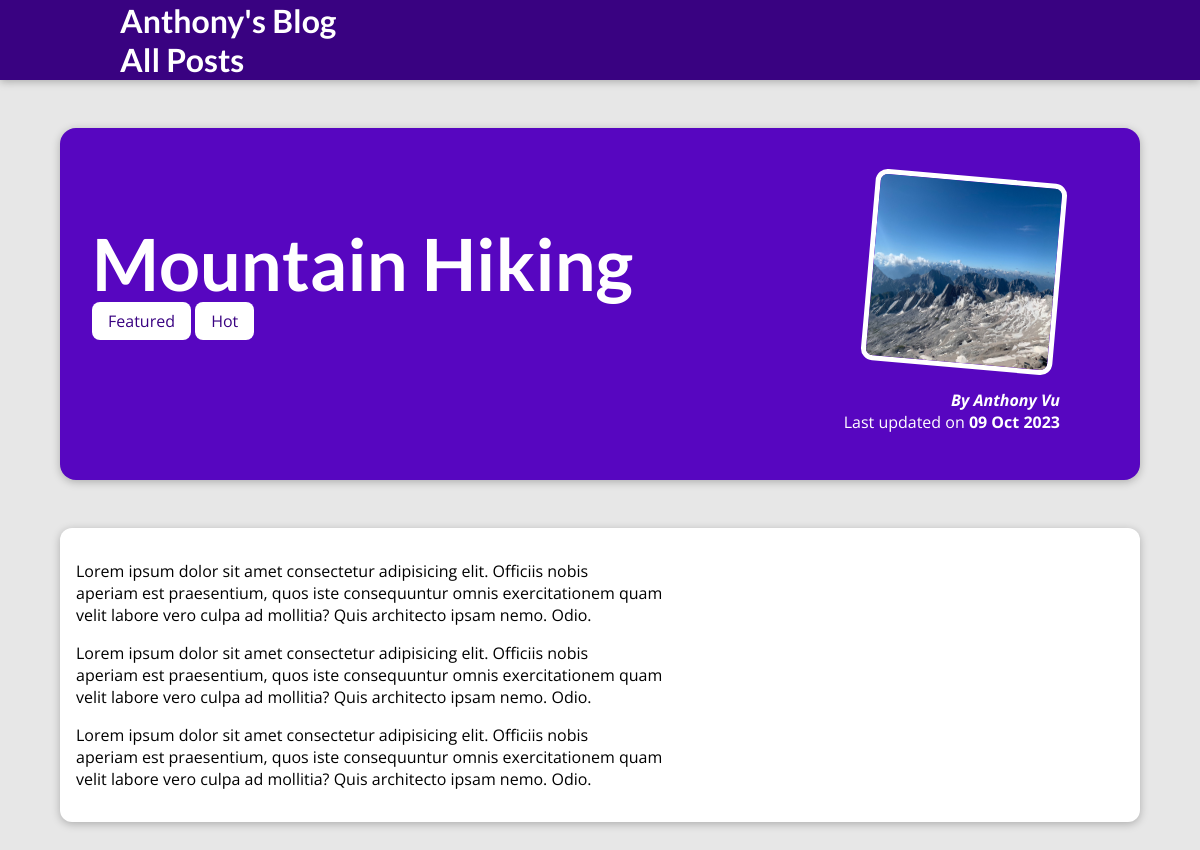
The page /posts/hike-in-the-mountains on the database its author committed.
### blog/models.py (models this page shows, shortened)
class Post(models.Model):
    title = models.CharField(max_length=150)
    excerpt = models.CharField(max_length=200)
    image = models.ImageField(upload_to="posts", null=True)
    date = models.DateField(auto_now=True)
    slug = models.SlugField(unique=True, db_index=True)
    content = models.TextField(validators=[MinLengthValidator(10)])
    author = models.ForeignKey(Author, on_delete=models.SET_NULL, null=True, related_name='posts')
    tags = models.ManyToManyField(Tag)

class Tag(models.Model):
    caption = models.CharField(max_length=20)

class Author(models.Model):
    first_name = models.CharField(max_length=100)
    last_name = models.CharField(max_length=100)
    email_address = models.EmailField()
    def full_name(self):
        return f"{self.first_name} {self.last_name}"
    def __str__(self) -> str:
        return self.full_name()

### blog/views.py (the view)
# urls.py: path("posts/<slug:slug>", views.post_detail, name="post-detail-page")
def post_detail(request, slug):
    identified_post = get_object_or_404(Post, slug=slug)
    return render(request, "blog/post-detail.html", {
        "post": identified_post,
        "post_tags": identified_post.tags.all()
    })

### blog/templates/blog/post-detail.html (shortened to what this page needs)
{% extends "base.html" %}
{%load static%}
{%block css_files%}
<link rel="stylesheet" href="{%static "blog/post-detail.css"%}"/>
{%endblock%}
{%block content%}
<section id="summary">
    <h2>{{post.title}}</h2>
    <div>{% for tag in post_tags%}
        <span class="tag">{{tag.caption}}</span>
        {%endfor%}
    <div>
    <article>
        <img src="{{post.image.url}}" alt="{{post.title}}"/>
        <address>By <a href="mailto:{{post.author.email_address}}">{{post.author}}</a></address>
        <div>
            Last updated on <time>{{post.date|date:"d M Y"}}</time>
        </div>
    </article>
</section>
<main>
{{post.content|linebreaks}}
    </main>
{%endblock%}

### templates/base.html (shortened to what this page needs)
{%load static%}
<!DOCTYPE html>
<html lang="en">
<head>
    <link rel="stylesheet" href="{%static "app.css"%}">
    {%block css_files%}{%endblock%}
</head>
<body>
    <header id="main-navigation"><h1><a href="{%url "starting-page"%}">Anthony's Blog</a>
        <nav><a href="{%url "posts-page"%}">All Posts</a></nav>
    </h1></header>
{%block content%}
{%endblock%}
</body>
</html>

### static/app.css (style rules this page uses)
* { box-sizing: border-box; }
html { font-family: 'Open Sans', 'Lato', sans-serif; }
body { margin: 0; }
h1, h2, h3 { font-family: 'Lato', sans-serif; font-weight: bold; }
#main-navigation { width: 100%; height: 5rem; display: flex; justify-content: space-between; align-items: center; padding: 0 10%; position: absolute; top: 0; left: 0; }
#main-navigation a { text-decoration: none; color: white; font-weight: bold; }

### blog/static/blog/post-detail.css (style rules this page uses)
body { background-color: #e7e7e7; }
#main-navigation { background-color: #390281; box-shadow: 0 2px 8px rgba(0, 0, 0, 0.25); }
#summary { margin: 8rem auto 3rem auto; padding: 2rem; width: 90%; max-width: 90rem; border-radius: 16px; background-color: #5706c0; position: relative; box-shadow: 0 2px 8px rgba(0, 0, 0, 0.25); height: 22rem; }
#summary h2 { color: white; font-size: 4.5rem; margin-bottom: 0.25rem; }
#summary article { position: absolute; top: 2rem; right: 3rem; padding: 1rem 2rem; border-radius: 12px; text-align: right; color: white; }
#summary article img { width: 12rem; height: 12rem; border-radius: 12px; transform: rotateZ(5deg); border: 5px solid white; margin-bottom: 1rem; }
#summary address { font-weight: bold; }
#summary a { color: white; text-decoration: none; }
#summary time { font-weight: bold; }
main { width: 90%; max-width: 90rem; margin: 3rem auto; background-color: white; padding: 1rem; border-radius: 12px; box-shadow: 0 2px 8px rgba(0, 0, 0, 0.25); }
.tag { background-color: white; color:#390281; padding: 0.5rem 1rem; border-radius: 8px; }

### rows shown on the page
Post: title "Mountain Hiking", image (picture), author "Anthony Vu", date "09 Oct 2023", content "Lorem ipsum dolor sit amet consectetur adipisicing elit. Officiis nobis aperiam est praesentium, quos iste consequuntur omnis exercitationem quam velit labore vero culpa ad mollitia? Quis architecto ipsam nemo. Odio. Lorem ipsum dolor sit amet consectetur adipisicing elit. Officiis nobis aperiam est praesentium, quos iste consequuntur omnis exercitationem quam velit labore vero culpa ad mollitia? Quis architecto ipsam nemo. Odio. Lorem ipsum dolor sit amet consectetur adipisicing elit. Officiis nobis aperiam est praesentium, quos iste consequuntur omnis exercitationem quam velit labore vero culpa ad mollitia? Quis architecto ipsam nemo. Odio."
Tag: caption "Featured"
Tag: caption "Hot"
